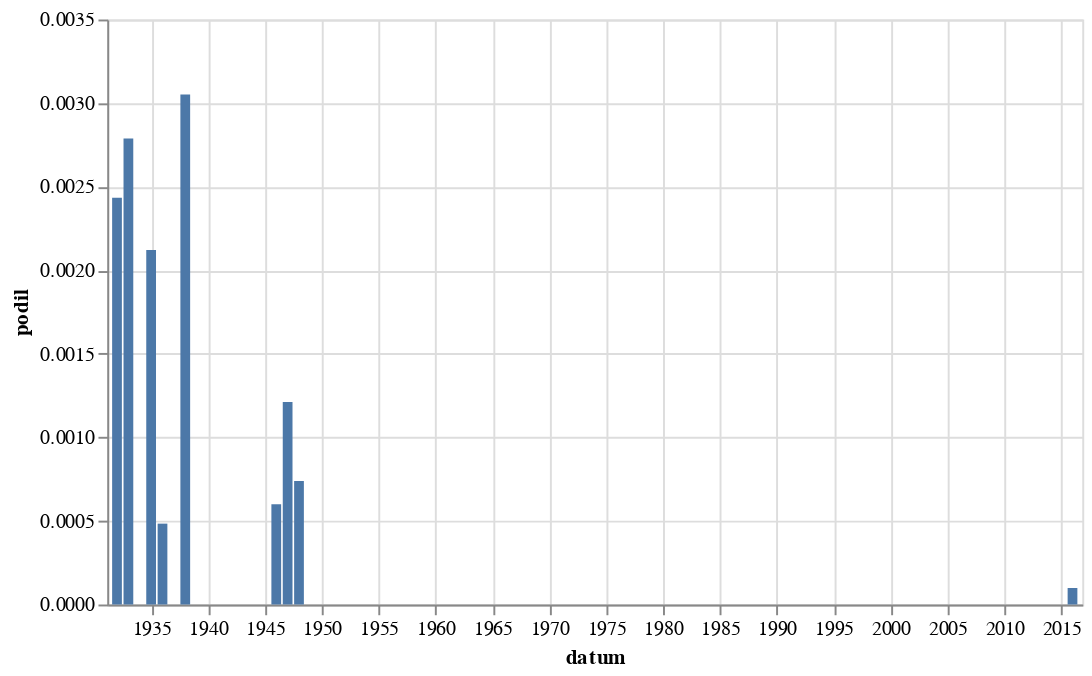

Notebook code cell kept with this figure:
### Code cell
graf(vyvoj(r'Heil Hitler'))

### Figure 1 — Vega-Lite specification as saved in the notebook (floating-point values rounded to 4 significant figures)
{"config": {"view": {"continuousWidth": 300, "continuousHeight": 300}}, "data": {"name": "data-2b64cd7787fe5bac4b70e345ccfd0bfa"}, "mark": {"type": "bar"}, "encoding": {"x": {"field": "datum", "type": "temporal"}, "y": {"field": "podil", "type": "quantitative"}}, "height": 300, "width": 500, "$schema": "https://vega.github.io/schema/vega-lite/v5.8.0.json", "datasets": {"data-2b64cd7787fe5bac4b70e345ccfd0bfa": [{"datum": "1932-01-01T00:00:00", "text": 5, "text_right": 2054, "podil": 0.002434}, {"datum": "1933-01-01T00:00:00", "text": 6, "text_right": 2152, "podil": 0.002788}, {"datum": "1935-01-01T00:00:00", "text": 3, "text_right": 1414, "podil": 0.002122}, {"datum": "1936-01-01T00:00:00", "text": 1, "text_right": 2067, "podil": 0.0004838}, {"datum": "1938-01-01T00:00:00", "text": 3, "text_right": 983, "podil": 0.003052}, {"datum": "1946-01-01T00:00:00", "text": 1, "text_right": 1666, "podil": 0.0006002}, {"datum": "1947-01-01T00:00:00", "text": 2, "text_right": 1651, "podil": 0.001211}, {"datum": "1948-01-01T00:00:00", "text": 1, "text_right": 1353, "podil": 0.0007391}, {"datum": "2016-01-01T00:00:00", "text": 1, "text_right": 10133, "podil": 9.869e-05}]}}
